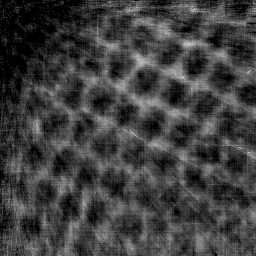
#> input picture RecoveryResult/rec_Fas3_1_1_1_2.png, 256 x 256 px
$ jupyter execute --allow-errors edge_detection_analysis.ipynb
#> lines starting #> are read from the running program, lines starting #| are printed output that depends on the picture; long printed decimals are rounded
[cell 1]
import os
from collections import defaultdict as dd
import matplotlib.pyplot as plt
import numpy as np
from imageio import imread, imsave
from skimage.transform import rescale, resize, downscale_local_mean
from skimage.color import rgb2gray
import matplotlib.patches as patches
import cv2
import copy
import sympy as sym

[cell 2]
rec_pixels = []
#> (the rest of this cell did not finish here and is left out)

[cell 3]
rec_pixels = np.array(rec_pixels)
rec_pixels = np.resize(rec_pixels, (256, 256))
print("mean: ", np.mean(rec_pixels), "min: ", np.min(rec_pixels), "max: ", np.max(rec_pixels))

[cell 4]
# recovery = (rec_pixels - np.min(rec_pixels)) / (np.max(rec_pixels) - np.min(rec_pixels)) * 2
recovery = rec_pixels
recovery[recovery<0] = 0
print("recovery mean", np.mean(recovery), "min: ", np.min(recovery), "max: ", np.max(recovery))

orig = imread("RecoveryResult/rec_Fas3_1_1_1_2.png")
#> orig is the input picture: shape (256, 256); min 0, max 235, mean 63.2
print("orig mean: ", np.mean(orig), "min: ", np.min(orig), "max: ", np.max(orig))
#| orig mean:  63.175 min:  0 max:  235

fig, ax = plt.subplots(1, 3, figsize=(18, 20))
ax[0].imshow(recovery, cmap='gray')
ax[1].imshow(orig, cmap='gray')
rect = patches.Rectangle((115, 42), 20, 20, linewidth=2, edgecolor='r', facecolor='none')
ax[0].add_patch(rect)
rect = patches.Rectangle((139, 120), 20, 20, linewidth=2, edgecolor='r', facecolor='none')
ax[0].add_patch(rect)
ax[2].imshow(cv2.Canny(orig,140,230), cmap='gray')

print(np.mean(orig-recovery), np.mean(abs(orig-recovery)))
#| 63.175 63.175
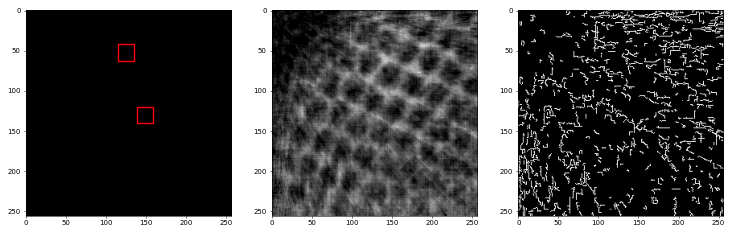
#> figure drawn by matplotlib, 3 panels

[cell 5]
#read image
img_src = cv2.imread('images2gpfl_256/Fas3_1_1_1_2.png')
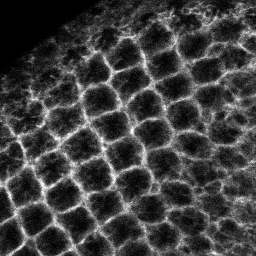
#> input picture images2gpfl_256/Fas3_1_1_1_2.png, 256 x 256 px
#> img_src is the input picture: shape (256, 256, 3); min 0, max 255, mean 62.6

#edge detection filter
kernel = np.array([[0.0, -1.0, 0.0], [-1.0, 4.0, -1.0], [0.0, -1.0, 0.0]])
# kernel = np.array([[-1.0, -1.0], [2.0, 2.0], [-1.0, -1.0]])
# kernel = np.ones((2,2),np.float32)/4

kernel = 6*kernel/(np.sum(kernel) if np.sum(kernel)!=0 else 1)
#filter the source image
img_rst = cv2.filter2D(cv2.GaussianBlur(img_src,(9,9),0),-1,kernel)
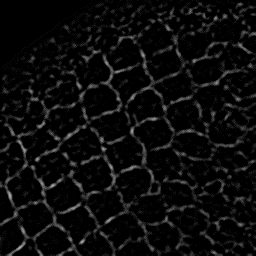
#> img_rst: shape (256, 256, 3); min 0, max 180, mean 11.6
#save result image

# cv2.imwrite('result.jpg',img_rst)
fig, ax = plt.subplots(1, 2, figsize=(18, 20))
ax[0].imshow(img_rst, cmap='gray')
ax[1].imshow(img_src, cmap='gray')
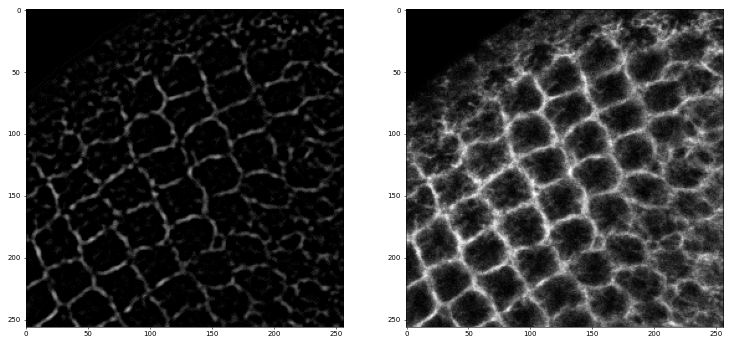
#> figure drawn by matplotlib, 2 panels
